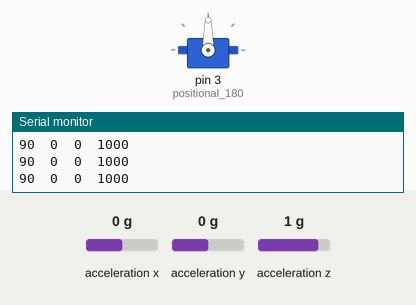
This sketch was run on a simulated Arduino Uno, built with avr-gcc and run on an emulated ATmega328P. Parts: servo, the last lines printed to the serial monitor. The test bench sets the inputs (shaded band); at power-on: acceleration x 0 g, acceleration y 0 g, acceleration z 1 g.

Above: at 1.3 s.
1.4 s: acceleration x set to -1.4 g
At 1.8 s:
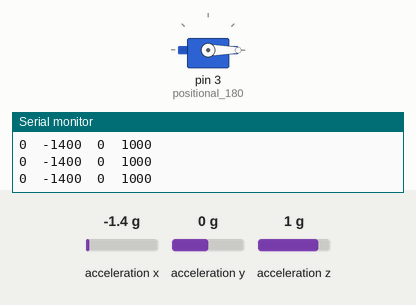
2.9 s: acceleration x set to 0.8 g
At 4.0 s:
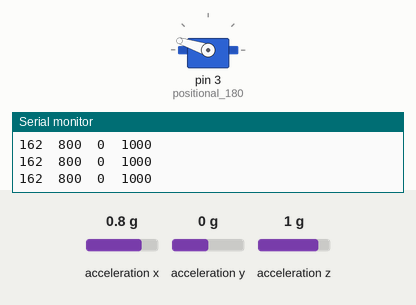
4.4 s: acceleration x set to 1.4 g
At 5.2 s:
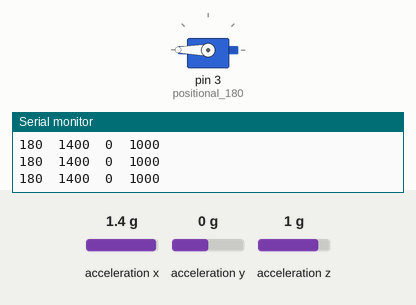
5.9 s: acceleration x set to 0 g
At 6.6 s:
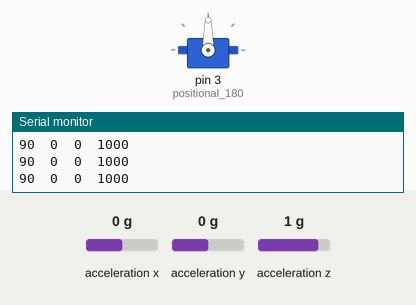
Timing chart, 0 to 8.4 s (numbered marks = the images above; inputs shaded):
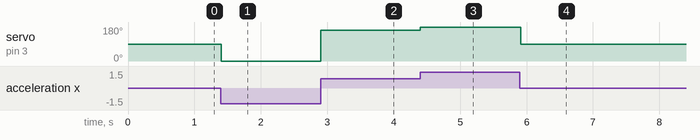

Measured:
- after the input at 1.4 s, servo on pin 3 (positional_180): 90° → 0° at once
- after the input at 2.9 s, servo on pin 3 (positional_180): 0° → 162° at once
- after the input at 4.4 s, servo on pin 3 (positional_180): 162° → 180° at once
- after the input at 5.9 s, servo on pin 3 (positional_180): 180° → 90° at once

The sketch:

2_Accelerometer-180-Servo.ino
```cpp
// Simplified example -- see video for details.
// This example shows the 3 axis acceleration.
#include "LIS3DHTR.h"
#include <Wire.h>
LIS3DHTR<TwoWire> LIS; //IIC
#define WIRE Wire

#include <Servo.h>

float xValRaw, yValRaw, zValRaw;
int   xVal,yVal,zVal;

// servo variables
Servo positional_180;
int servoValue;

// postion limits for mapping -- contextual -- you need to think a bit here
int accel_xLow = -1000;    // adjust both of these for your context
int accel_xHigh = 1000;

// servo postion limits for mapping
int servoLow = 0;
int servoHigh = 180;

void setup() {
    Serial.begin(115200); // NOTE !!!!!!! - change your plotter/monitor
    while (!Serial) {}; // testing only it blocks - not for crit

    // accel setup
    LIS.begin(WIRE, 0x19); //I2C init --0x19 for Uno
    delay(100); // give it a moment to start

    LIS.setFullScaleRange(LIS3DHTR_RANGE_2G); //sensitivity
    LIS.setOutputDataRate(LIS3DHTR_DATARATE_50HZ); // data rate
    LIS.setHighSolution(true); //High solution enable

    if (!LIS) {
        Serial.println("LIS3DHTR didn't connect.");
        while (1);
        return;
    }

    // servo variables
    positional_180.attach(3);

}
void loop() {

    //read sensor
      xValRaw = LIS.getAccelerationX();
      yValRaw = LIS.getAccelerationY();
      zValRaw = LIS.getAccelerationZ();

    //integrate readings

      // sensor returns floats, map needs ints...
      // convert raw (-1.0 -> 1.0) to range of -1000 -> 1000, make answer an int
      xVal = xValRaw * 1000.0;
      yVal = yValRaw * 1000.0;
      zVal = zValRaw * 1000.0;

      // map the int sensor reading
      servoValue = map(xVal, accel_xLow, accel_xHigh, servoLow, servoHigh); //0,180

      // limit the range
      if (servoValue < servoLow)  servoValue = servoLow;
      if (servoValue > servoHigh) servoValue = servoHigh;


    // take action
      positional_180.write(servoValue);

      Serial.print(servoValue); Serial.print('\t');
//      Serial.print(xValRaw);    Serial.print('\t');
//      Serial.print(yValRaw);    Serial.print('\t');
//      Serial.print(zValRaw);    Serial.print('\t');
      Serial.print(xVal);       Serial.print('\t');
      Serial.print(yVal);       Serial.print('\t');
      Serial.println(zVal);

    delay(10);
}
```
